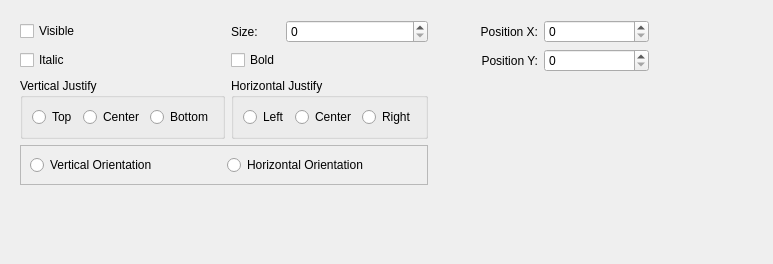
     <widget class="QWidget" name="page_7">
      <property name="geometry">
       <rect>
        <x>0</x>
        <y>0</y>
        <width>773</width>
        <height>264</height>
       </rect>
      </property>
      <attribute name="label">
       <string>(F6) Manufacturer</string>
      </attribute>
      <layout class="QGridLayout" name="gridLayout_13">
       <item row="0" column="0">
        <widget class="QFrame" name="frame_f6">
         <property name="frameShape">
          <enum>QFrame::NoFrame</enum>
         </property>
         <property name="frameShadow">
          <enum>QFrame::Plain</enum>
         </property>
         <layout class="QGridLayout" name="gridLayout_10">
          <item row="2" column="1" colspan="2">
           <widget class="QGroupBox" name="groupBox_6">
            <property name="title">
             <string>Horizontal Justify</string>
            </property>
            <layout class="QGridLayout" name="gridLayout_12">
             <item row="0" column="0">
              <widget class="QRadioButton" name="F6_hjust_left">
               <property name="text">
                <string>Left</string>
               </property>
              </widget>
             </item>
             <item row="0" column="1">
              <widget class="QRadioButton" name="F6_hjust_center">
               <property name="text">
                <string>Center</string>
               </property>
              </widget>
             </item>
             <item row="0" column="2">
              <widget class="QRadioButton" name="F6_hjust_right">
               <property name="text">
                <string>Right</string>
               </property>
              </widget>
             </item>
            </layout>
           </widget>
          </item>
          <item row="2" column="0">
           <widget class="QGroupBox" name="groupBox_5">
            <property name="title">
             <string>Vertical Justify</string>
            </property>
            <layout class="QGridLayout" name="gridLayout_11">
             <item row="0" column="2">
              <widget class="QRadioButton" name="F6_vjust_center">
               <property name="text">
                <string>Center</string>
               </property>
              </widget>
             </item>
             <item row="0" column="0">
              <widget class="QRadioButton" name="F6_vjust_top">
               <property name="text">
                <string>Top</string>
               </property>
              </widget>
             </item>
             <item row="0" column="3">
              <widget class="QRadioButton" name="F6_vjust_bot">
               <property name="text">
                <string>Bottom</string>
               </property>
              </widget>
             </item>
            </layout>
           </widget>
          </item>
          <item row="1" column="2">
           <spacer name="horizontalSpacer_9">
            <property name="orientation">
             <enum>Qt::Horizontal</enum>
            </property>
            <property name="sizeHint" stdset="0">
             <size>
              <width>134</width>
              <height>20</height>
             </size>
            </property>
           </spacer>
          </item>
          <item row="2" column="4">
           <spacer name="horizontalSpacer_11">
            <property name="orientation">
             <enum>Qt::Horizontal</enum>
            </property>
            <property name="sizeHint" stdset="0">
             <size>
              <width>82</width>
              <height>20</height>
             </size>
            </property>
           </spacer>
          </item>
          <item row="2" column="5">
           <spacer name="horizontalSpacer_12">
            <property name="orientation">
             <enum>Qt::Horizontal</enum>
            </property>
            <property name="sizeHint" stdset="0">
             <size>
              <width>83</width>
              <height>20</height>
             </size>
            </property>
           </spacer>
          </item>
          <item row="2" column="3">
           <spacer name="horizontalSpacer_10">
            <property name="orientation">
             <enum>Qt::Horizontal</enum>
            </property>
            <property name="sizeHint" stdset="0">
             <size>
              <width>83</width>
              <height>20</height>
             </size>
            </property>
           </spacer>
          </item>
          <item row="1" column="4">
           <widget class="QSpinBox" name="F6_pos_y"/>
          </item>
          <item row="1" column="3">
           <widget class="QLabel" name="label_9">
            <property name="text">
             <string>Position Y:</string>
            </property>
            <property name="alignment">
             <set>Qt::AlignRight|Qt::AlignTrailing|Qt::AlignVCenter</set>
            </property>
           </widget>
          </item>
          <item row="0" column="0">
           <widget class="QCheckBox" name="F6_visible">
            <property name="text">
             <string>Visible</string>
            </property>
           </widget>
          </item>
          <item row="0" column="1">
           <widget class="QLabel" name="label_7">
            <property name="text">
             <string>Size:</string>
            </property>
            <property name="alignment">
             <set>Qt::AlignLeading|Qt::AlignLeft|Qt::AlignVCenter</set>
            </property>
           </widget>
          </item>
          <item row="0" column="2">
           <widget class="QSpinBox" name="F6_size"/>
          </item>
          <item row="0" column="3">
           <widget class="QLabel" name="label_8">
            <property name="text">
             <string>Position X:</string>
            </property>
            <property name="alignment">
             <set>Qt::AlignRight|Qt::AlignTrailing|Qt::AlignVCenter</set>
            </property>
           </widget>
          </item>
          <item row="0" column="4">
           <widget class="QSpinBox" name="F6_pos_x"/>
          </item>
          <item row="1" column="0">
           <widget class="QCheckBox" name="F6_italic">
            <property name="text">
             <string>Italic</string>
            </property>
           </widget>
          </item>
          <item row="1" column="1">
           <widget class="QCheckBox" name="F6_bold">
            <property name="text">
             <string>Bold</string>
            </property>
           </widget>
          </item>
          <item row="3" column="0" colspan="3">
           <widget class="QFrame" name="frame_15">
            <property name="frameShape">
             <enum>QFrame::StyledPanel</enum>
            </property>
            <property name="frameShadow">
             <enum>QFrame::Raised</enum>
            </property>
            <layout class="QGridLayout" name="gridLayout_40">
             <item row="0" column="1">
              <widget class="QRadioButton" name="F6_orient_v">
               <property name="text">
                <string>Vertical Orientation</string>
               </property>
              </widget>
             </item>
             <item row="0" column="2">
              <widget class="QRadioButton" name="F6_orient_h">
               <property name="text">
                <string>Horizontal Orientation</string>
               </property>
              </widget>
             </item>
            </layout>
           </widget>
          </item>
         </layout>
        </widget>
       </item>
       <item row="1" column="0">
        <spacer name="verticalSpacer_7">
         <property name="orientation">
          <enum>Qt::Vertical</enum>
         </property>
         <property name="sizeHint" stdset="0">
          <size>
           <width>20</width>
           <height>40</height>
          </size>
         </property>
        </spacer>
       </item>
      </layout>
     </widget>
